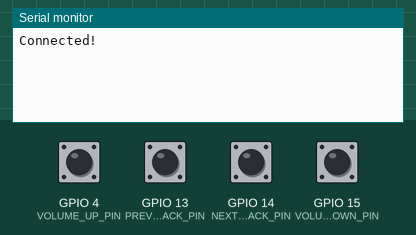
Bench run of a program on a simulated ESP32. Parts: the last lines printed to the serial monitor. The inputs (shaded band) are chosen by the test bench; at power-on: GPIO 4 (VOLUME_UP_PIN), GPIO 13 (PREVIOUS_TRACK_PIN), GPIO 14 (NEXT_TRACK_PIN), GPIO 15 (VOLUME_DOWN_PIN) HIGH. USB keyboard and mouse output is not drawn.

Above: at 1.2 s.
1.3 s: GPIO 4 (VOLUME_UP_PIN) pulled LOW for 0.15 s
At 2.4 s:
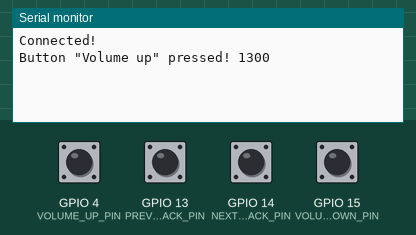
2.9 s: GPIO 13 (PREVIOUS_TRACK_PIN) pulled LOW for 0.15 s
At 3.7 s:
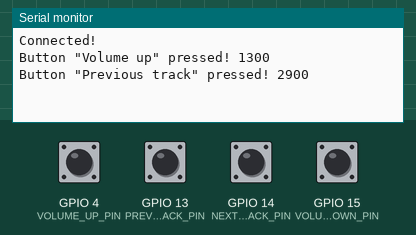
4.5 s: GPIO 14 (NEXT_TRACK_PIN) pulled LOW for 0.15 s
At 4.9 s:
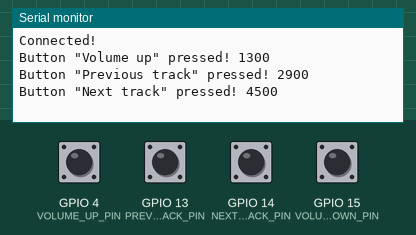
6.1 s: GPIO 15 (VOLUME_DOWN_PIN) pulled LOW for 0.15 s
At 7.3 s:
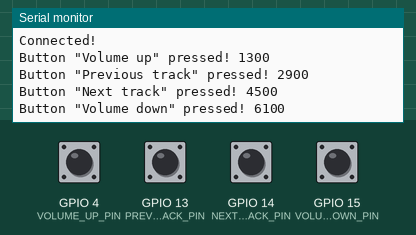
7.7 s: GPIO 4 (VOLUME_UP_PIN) pulled LOW for 1 s
At 8.5 s:
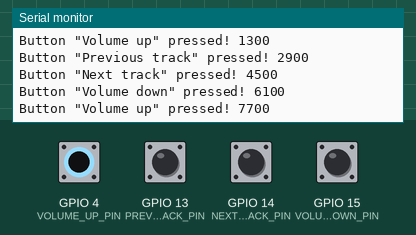
10.2 s: GPIO 13 (PREVIOUS_TRACK_PIN) pulled LOW for 1 s
At 11.6 s:
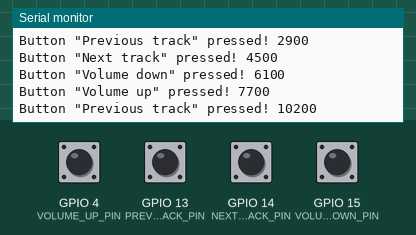

The program:

main.cpp
```cpp
#include <Arduino.h>
#include <BleKeyboard.h>

const int PREVIOUS_TRACK_PIN = 13; // red
const int NEXT_TRACK_PIN = 14; // blue
const int VOLUME_DOWN_PIN = 15; // yellow
const int VOLUME_UP_PIN = 4; // green

unsigned long lastPushTime = 0;

BleKeyboard bleKeyboard("Agibalov Kbrd", "Agibalov", 100);

void handleButtonPush();

struct Button {
  int pin;
  std::string name;
  void (*handlePush)();
};

Button buttons[] = {
  Button{13, "Previous track", []() {
    bleKeyboard.write(KEY_MEDIA_PREVIOUS_TRACK);
  }},
  Button{14, "Next track", []() {
    bleKeyboard.write(KEY_MEDIA_NEXT_TRACK);
  }},
  Button{15, "Volume down", []() {
    bleKeyboard.write(KEY_MEDIA_VOLUME_DOWN);
  }},
  Button{4, "Volume up", []() {
    bleKeyboard.write(KEY_MEDIA_VOLUME_UP);
  }}
};

void setup() {
  Serial.begin(115200);
  bleKeyboard.begin();

  for (auto& button : buttons) {
    pinMode(button.pin, INPUT_PULLUP);
  }

  for (auto& button : buttons) {
    attachInterrupt(button.pin, handleButtonPush, FALLING);
  }
}

void handleButtonPush() {
  auto time = millis();
  if (time - lastPushTime < 200) {
    return;
  }

  lastPushTime = time;

  for (auto& button : buttons) {
    if (digitalRead(button.pin) == HIGH) {
      continue;
    }

    Serial.printf("Button \"%s\" pressed! %d\n", button.name.c_str(), millis());
    button.handlePush();
    break;
  }
}

auto isConnected = false;

void loop() {
  if (!isConnected && bleKeyboard.isConnected()) {
    Serial.println("Connected!");
    isConnected = true;
  }

  delay(100);
}
```

Measured:
- after the input at 1.3 s, the serial monitor: prints a new line at once (image 1)
- after the input at 2.9 s, the serial monitor: prints a new line at once (image 2)
- after the input at 4.5 s, the serial monitor: prints a new line at once (image 3)
- after the input at 6.1 s, the serial monitor: prints a new line at once (image 4)
- after the input at 7.7 s, the serial monitor: prints a new line at once (image 5)
- after the input at 10.2 s, the serial monitor: prints a new line at once (image 6)
